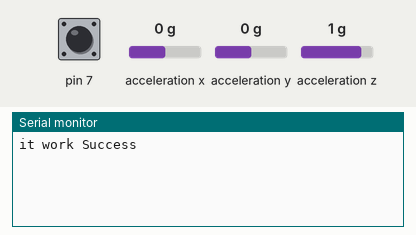
This sketch was run on a simulated Arduino Uno, built with avr-gcc and run on an emulated ATmega328P. On the bench: the last lines printed to the serial monitor. Wiring (inferred from the names in the program): ADXL345 accelerometer at I2C address 0x53. The test bench sets the inputs (shaded band); at power-on: pin 7 HIGH, acceleration x 0 g, acceleration y 0 g, acceleration z 1 g.

Above: at 1.2 s.
1.3 s: pin 7 pulled LOW for 0.15 s
4.2 s: acceleration x set to -1.4 g
At 4.9 s:
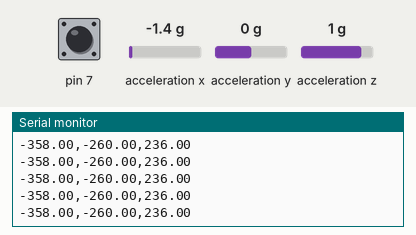
5.7 s: acceleration y set to -1.4 g
At 6.48 s:
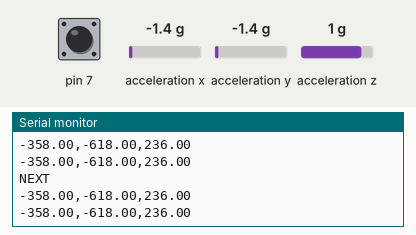
8.7 s: acceleration z set to -1.4 g
At 8.72 s:
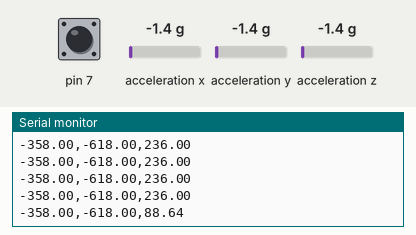
Timing chart, 0 to 11.7 s (numbered marks = the images above; inputs shaded):
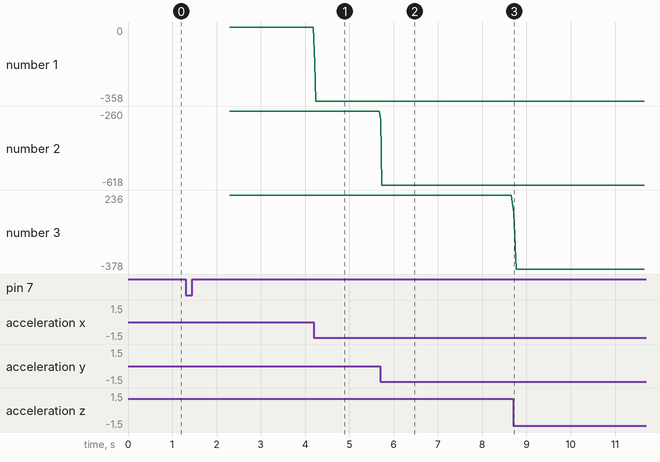

Measured:
- after the input at 4.2 s, the serial monitor: prints a new line at once (image 1)
- after the input at 5.7 s, the serial monitor: prints a new line at once (image 2)
- after the input at 8.7 s, the serial monitor: prints a new line at once (image 3)
- plotted number 1: 0 → -358 after the input at 4.2 s
- plotted number 2: -260 → -618 after the input at 5.7 s
- plotted number 3: 236 → -378 after the input at 8.7 s

The sketch:

ADXL345.ino
```cpp
#include <Wire.h>
// Registers for ADXL345
#define ADXL345_ADDRESS (0xA6 >> 1)  // address for device is 8 bit but shift to the
// right by 1 bit to make it 7 bit because the
// wire library only takes in 7 bit addresses
#define ADXL345_REGISTER_XLSB (0x32)

int accelerometer_data[3];
// void because this only tells the cip to send data to its output register
// writes data to the slave's buffer
void i2c_write(int address, byte reg, byte data) {

  // Send output register address
  Wire.beginTransmission(address);
  // Connect to device
  Wire.write(reg);
  // Send data
  Wire.write(data); //low byte
  Wire.endTransmission();
}

// void because using pointers
// microcontroller reads data from the sensor's input register
void i2c_read(int address, byte reg, int count, byte* data) {
  // Used to read the number of data received
  int i = 0;
  // Send input register address
  Wire.beginTransmission(address);
  // Connect to device
  Wire.write(reg);
  Wire.endTransmission();

  // Connect to device
  Wire.beginTransmission(address);
  // Request data from slave
  // Count stands for number of bytes to request
  Wire.requestFrom(address, count);
  while (Wire.available()) // slave may send less than requested
  {
    char c = Wire.read(); // receive a byte as character
    data[i] = c;
    i++;
  }
  Wire.endTransmission();
}

void init_adxl345() {
  byte data = 0;

  i2c_write(ADXL345_ADDRESS, 0x31, 0x0B);   // 13-bit mode  +_ 16g
  i2c_write(ADXL345_ADDRESS, 0x2D, 0x08);   // Power register


  i2c_write(ADXL345_ADDRESS, 0x1E, 0x00);   // x
  i2c_write(ADXL345_ADDRESS, 0x1F, 0x00);   // Y
  i2c_write(ADXL345_ADDRESS, 0x20, 0x05);   // Z

  // Check to see if it worked!
  i2c_read(ADXL345_ADDRESS, 0X00, 1, &data);
  if (data == 0xE5)
    Serial.println("it work Success");
  else
    Serial.println("it work Fail");
}

void read_adxl345() {
  byte bytes[6];
  memset(bytes, 0, 6);

  // Read 6 bytes from the ADXL345
  i2c_read(ADXL345_ADDRESS, ADXL345_REGISTER_XLSB, 6, bytes);
  // Unpack data
  for (int i = 0; i < 3; ++i) {
    accelerometer_data[i] = (int)bytes[2 * i] + (((int)bytes[2 * i + 1]) << 8);
  }
}
// initialise and start everything
void setup() {
  pinMode(7, INPUT);
  digitalWrite(7, HIGH);

  Wire.begin();
  Serial.begin(9600);
  for (int i = 0; i < 3; ++i) {
    accelerometer_data[i]  = 0;
  }
  init_adxl345();
}

#define REAL 1
float data0;
float data1;
float data2;

void loop() {
  while (digitalRead(7) == HIGH) {
    ;
  }
  delay(1000);
  data0 = 0;
  data1 = 0;
  data2 = 0;
  /* n = 1 */
  for (int i = 0; i < 100; i++) {
    read_adxl345();
    Serial.print(accelerometer_data[0]);
    Serial.print(",");
    Serial.print(accelerometer_data[1] - 260);

    Serial.print(",");
    Serial.print(accelerometer_data[2] - 20);
    Serial.print("\n");
  }

  Serial.println("NEXT");

  /* n = 25 */
  for (int i = 0; i < 100; i++) {
    data0 = 0;
    data1 = 0;
    data2 = 0;

    for (int j = 0; j < 25; j++) {
      read_adxl345();
      data0 += accelerometer_data[0];
      data1 += accelerometer_data[1] - 260;
      data2 += accelerometer_data[2] - 20;
    }

    data0 /= 25;
    data1 /= 25;
    data2 /= 25;

    Serial.print((String)data0);
    Serial.print(",");
    Serial.print((String)data1);

    Serial.print(",");
    Serial.print((String)data2);
    Serial.print("\n");
  }

  Serial.println("NEXT");

  /* n = 50 */
  for (int i = 0; i < 100; i++) {
    data0 = 0;
    data1 = 0;
    data2 = 0;
    for (int j = 0; j < 50; j++) {
      read_adxl345();
      data0 += accelerometer_data[0];
      data1 += accelerometer_data[1] - 260;
      data2 += accelerometer_data[2] - 20;
    }

    data0 /= 50;
    data1 /= 50;
    data2 /= 50;

    Serial.print((String)data0);
    Serial.print(",");
    Serial.print((String)data1);

    Serial.print(",");
    Serial.print((String)data2);
    Serial.print("\n");
  }

  Serial.println("NEXT");

  /* n = 75 */
  for (int i = 0; i < 100; i++) {
    data0 = 0;
    data1 = 0;
    data2 = 0;
    for (int j = 0; j < 75; j++) {
      read_adxl345();
      data0 += accelerometer_data[0];
      data1 += accelerometer_data[1] - 260;
      data2 += accelerometer_data[2] - 20;
    }

    data0 /= 75;
    data1 /= 75;
    data2 /= 75;

    Serial.print((String)data0);
    Serial.print(",");
    Serial.print((String)data1);

    Serial.print(",");
    Serial.print((String)data2);
    Serial.print("\n");
  }

  Serial.println("NEXT");

  /* n = 100 */
  for (int i = 0; i < 100; i++) {
    data0 = 0;
    data1 = 0;
    data2 = 0;
    for (int j = 0; j < 100; j++) {
      read_adxl345();
      data0 += accelerometer_data[0];
      data1 += accelerometer_data[1] - 260;
      data2 += accelerometer_data[2] - 20;
    }

    data0 /= 100;
    data1 /= 100;
    data2 /= 100;

    Serial.print((String)data0);
    Serial.print(",");
    Serial.print((String)data1);

    Serial.print(",");
    Serial.print((String)data2);
    Serial.print("\n");
  }


  Serial.println("DONE");

  while (1) {
    ;
  }


}
```
